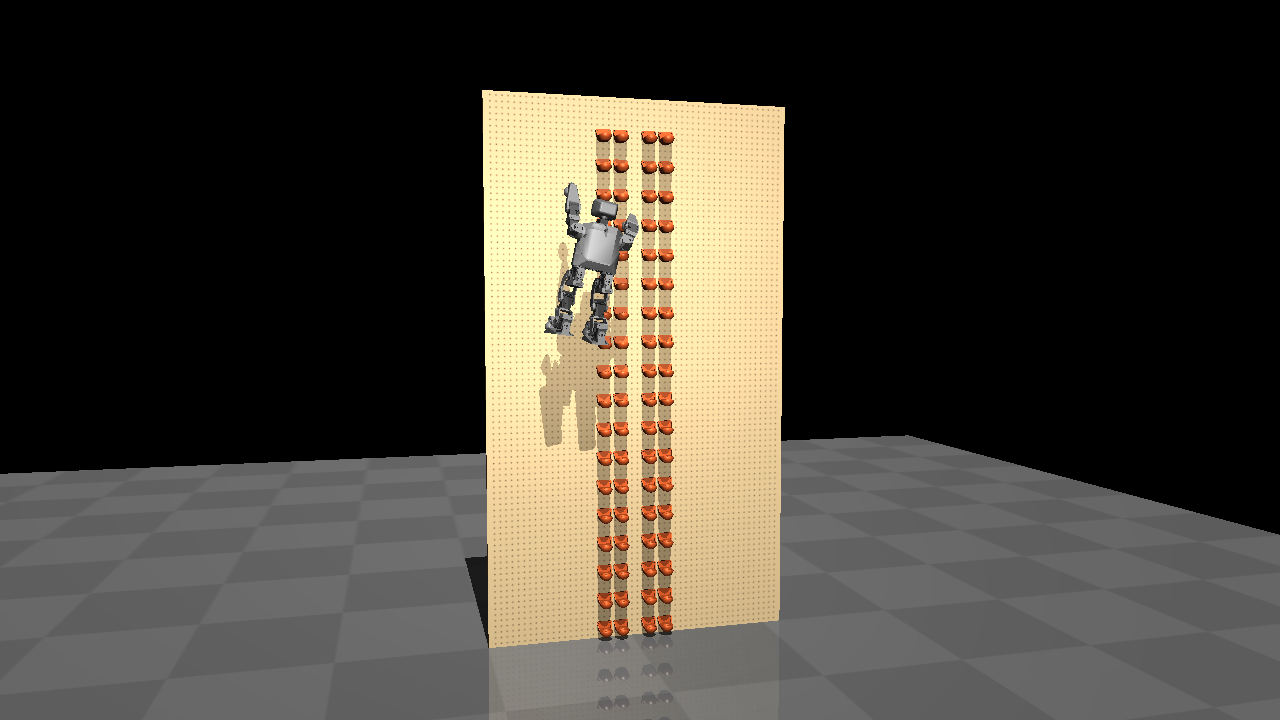
#> input picture data/perception/robot/scenes/000000/markerless_rgb_0.png, 1280 x 720 px
$ python -i rcr_native_geometry.py   (imports and definitions only)
#> lines starting #> are read from the running program, lines starting #| are printed output that depends on the picture; after the words box and inside, x2 and y2 are one past the last pixel; in counts of white or black regions, pixels touching at a corner belong together
#> further down, picture is the input picture: shape (720, 1280, 3); mean B, G, R 55.2, 64.1, 68.9
"""Image-only geometry for the pinned native RCR generator.

The public generator uses three emissive hold paints and flat triangular volume
faces (its triangle meshes have no UV coordinates). These are explicit synthetic
scene priors, not assumptions for camera photographs. No scene labels are read.
"""

import cv2
import numpy as np
from scipy.ndimage import distance_transform_edt


def paint_masks(rgb):
    x = rgb.astype(float)
    r, g, b = np.moveaxis(x, -1, 0)
    # Emission sets a lower bound before the additive scene illumination.
    return [
        (r >= 235) & (r - g > 40) & (r - b > 40),
        (g >= 195) & (g - r > 30) & (g - b > 10),
        (b >= 230) & (b - r > 30) & (b - g > 5),
    ]


def flat_faces(rgb):
    """Find sizeable, nearly constant non-background material components."""
    kernel = np.ones((3, 3), np.uint8)
    spread = cv2.dilate(rgb, kernel).astype(int) - cv2.erode(rgb, kernel).astype(int)
    flat = spread.max(-1) <= 1
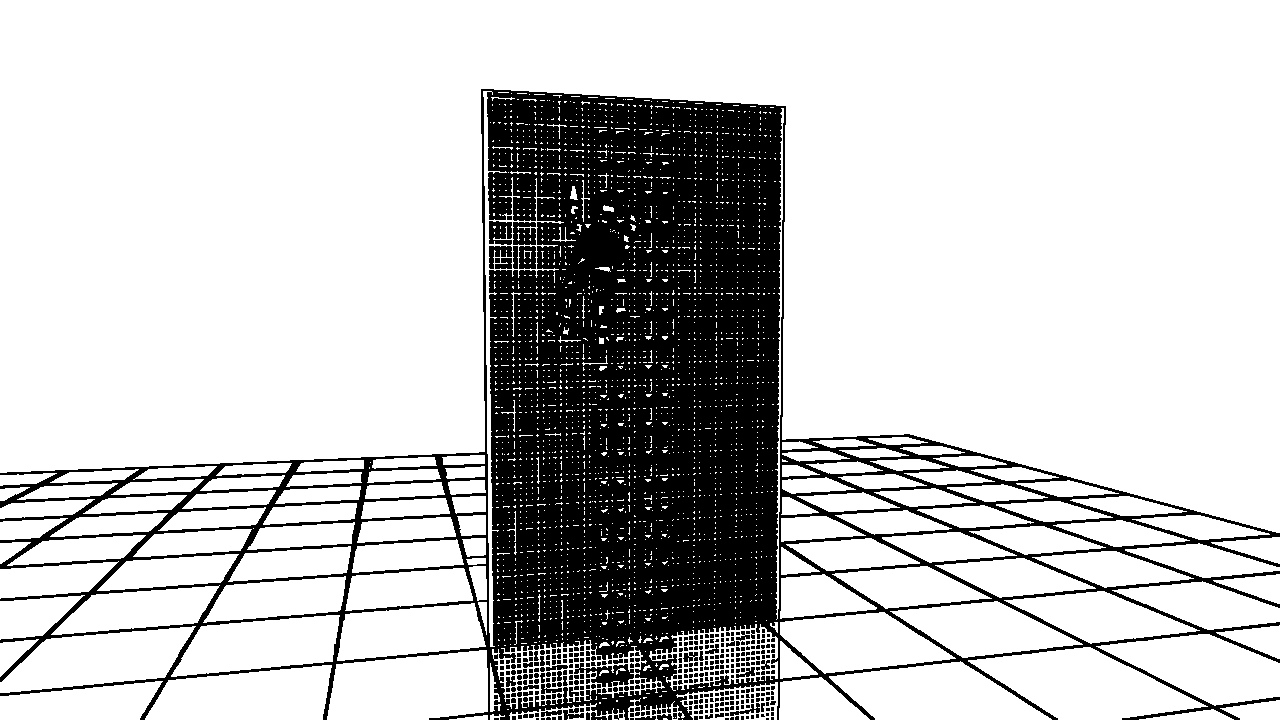
#> flat: shape (720, 1280) bool; 78.1% white; 410 black regions (339 under 20 px), largest, box (x1, y1, x2, y2) and area: (0, 89, 1280, 720) 191429, (574, 663, 634, 687) 732, (489, 221, 512, 245) 459
    colors, counts = np.unique(rgb[flat], axis=0, return_counts=True)
#> colors = 821 rows, first 8: [0, 0, 0], [8, 18, 44], [8, 19, 46], [18, 18, 18], [21, 21, 21], [23, 23, 23], [24, 24, 24], [25, 25, 25]; counts = 821 values, max 486920 at index 0, min 1 at index 1, mean 877.2
    background = np.median(np.concatenate([rgb[0], rgb[-1], rgb[:, 0], rgb[:, -1]]), axis=0)
#> background = [0, 0, 0]
    paints = np.logical_or.reduce(paint_masks(rgb))
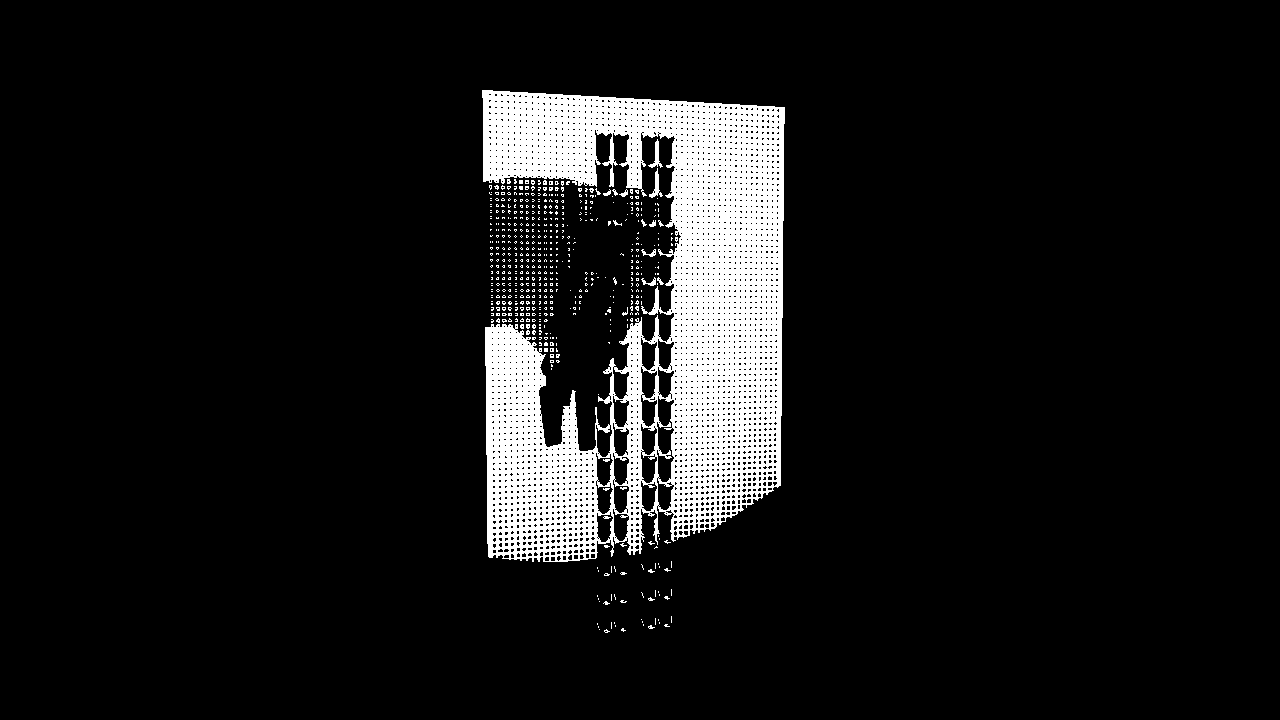
#> paints: shape (720, 1280) bool; 8.9% white; 567 white regions (554 under 20 px), largest, box (x1, y1, x2, y2) and area: (482, 90, 785, 562) 78547, (648, 139, 663, 168) 135, (649, 168, 663, 198) 135
    used = np.zeros(rgb.shape[:2], bool)
    result = []
    for color in colors[np.argsort(counts)[::-1]][counts[np.argsort(counts)[::-1]] >= 60]:
        if np.linalg.norm(color - background) < 1:
            continue
        mask = (np.max(np.abs(rgb.astype(np.int16) - color), axis=-1) <= 3) & ~paints & ~used
        n, labels, stats, centers = cv2.connectedComponentsWithStats(mask.astype(np.uint8))
        for idx in range(1, n):
            x, y, w, h, area = stats[idx]
            if not (70 <= area <= 13000 and 5 <= w <= 180 and 5 <= h <= 150):
                continue
            m = labels == idx
            if (m & flat).sum() < 35:
                continue
            used |= m
            contour = max(
                cv2.findContours(m.astype(np.uint8), cv2.RETR_EXTERNAL, cv2.CHAIN_APPROX_SIMPLE)[0],
                key=cv2.contourArea,
            )
            hull = cv2.convexHull(contour)
            poly = cv2.approxPolyDP(hull, 1.5, True).reshape(-1, 2).astype(float) + 0.5
            if len(poly) != 3:
                area_triangle, tri = cv2.minEnclosingTriangle(hull)
                if tri is not None and area_triangle / max(cv2.contourArea(hull), 1) < 1.3:
                    poly = tri.reshape(-1, 2).astype(float) + 0.5
            result.append(
                dict(mask=m, color=color, area=int(area), center=centers[idx], polygon=poly)
            )
#> this loop made 132 passes
#> (color, n) on passes 2 to 13: ([95, 95, 95], 122), ([94, 94, 94], 78), ([103, 103, 103], 225), ([104, 104, 104], 207), ([92, 92, 92], 71), ([96, 96, 96], 1071), ([105, 105, 105], 240), ([106, 106, 106], 276), ([107, 107, 107], 246), ([102, 102, 102], 927), ([97, 97, 97], 1268), ([93, 93, 93], 277)
#> pass 3, in flat_faces, `n, labels, stats, centers = cv2.connectedComponentsWithStats(mask.asty..`:
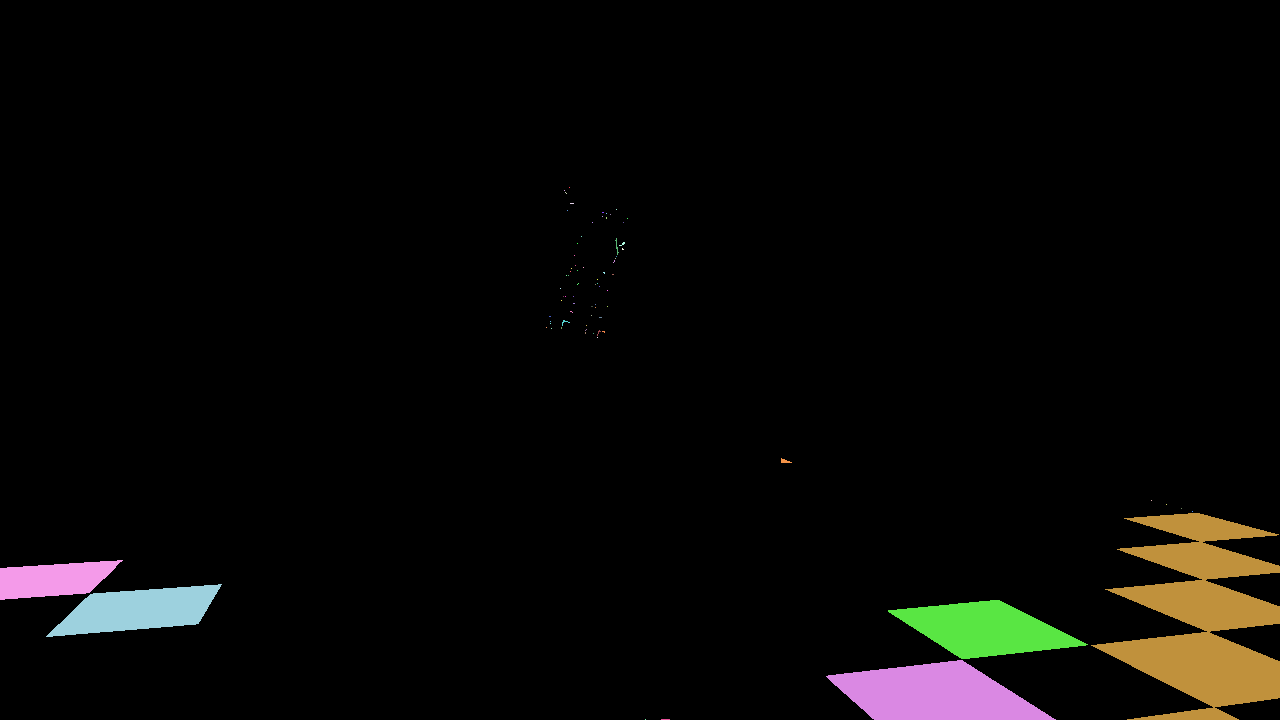
#> labels: shape (720, 1280) int32; 78 distinct labels, from 0 to 77; one colour per label, 0 black
#> after the loop:
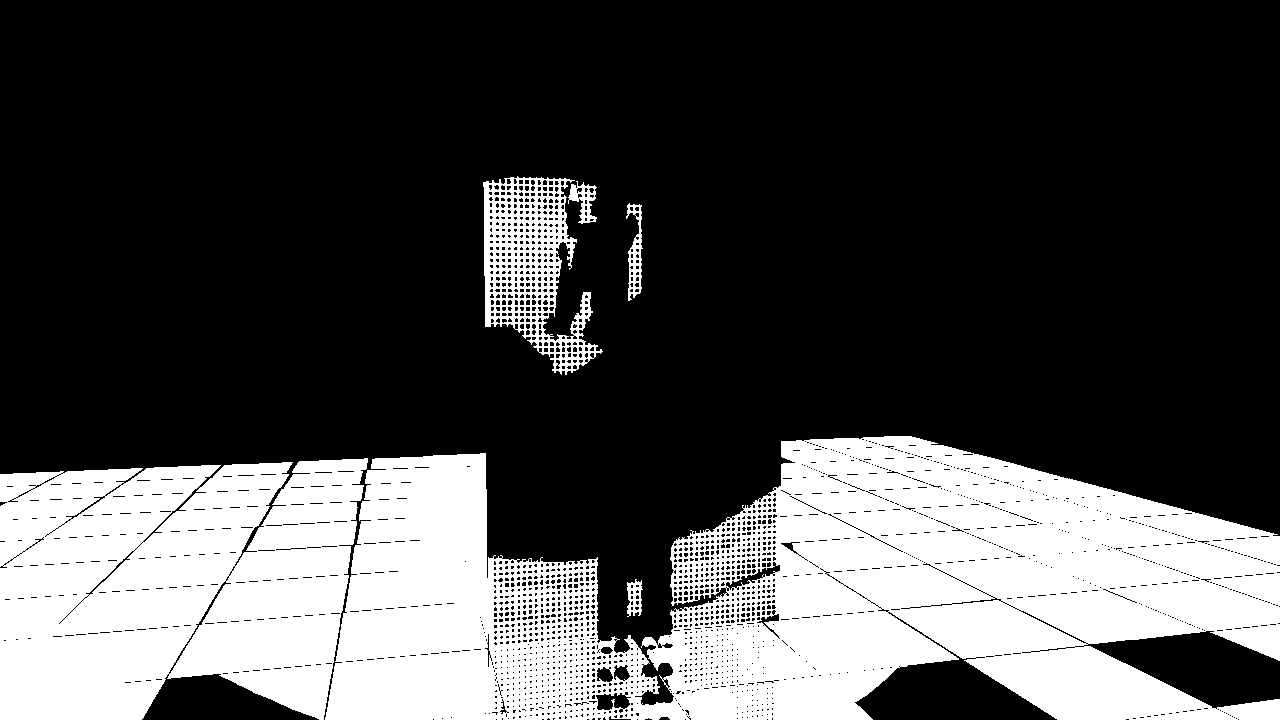
#> used: shape (720, 1280) bool; 29.1% white; 6 white regions, box (x1, y1, x2, y2) and area: (325, 436, 1280, 720) 176697, (0, 458, 368, 720) 79845, (483, 176, 603, 375) 10260, (626, 203, 643, 301) 745, (568, 181, 597, 224) 553, (627, 579, 643, 617) 372
#> after the loop, area_triangle = 1210; result = 152 items; tri = [[632.4, 329.9], [542, 360], [562.1, 380.1]]
    return result, used


def wall_point(pixel, k, t):
    ray = t[:3, :3].T @ np.linalg.solve(k, np.r_[pixel, 1.0])
    origin = -t[:3, :3].T @ t[:3, 3]
    return origin - ray * origin[2] / ray[2]


FACES = ((0, 1, 3), (1, 2, 3), (2, 0, 3))


def project_many(points, k, t):
    cam = points @ t[:3, :3].T + t[:3, 3]
    q = cam @ k.T
    return q[:, :2] / q[:, 2:]


def triangle_mask(poly, origin, shape, scale=4):
    h, w = shape
    out = np.zeros((h * scale, w * scale), np.uint8)
    cv2.fillConvexPoly(out, np.rint((poly - origin) * scale - 0.5).astype(np.int32), 1)
    return cv2.resize(out.astype(np.float32), (w, h), interpolation=cv2.INTER_AREA)


def soft_region(rgb, mask):
    """Estimate antialias coverage from nearby interior/exterior RGB samples."""
    hard = mask.astype(np.uint8)
    kernel = np.ones((3, 3), np.uint8)
    inside = cv2.erode(hard, kernel) > 0
    if not inside.any():
        inside = mask
    outside = cv2.dilate(hard, kernel) == 0
    if not outside.any():
        return hard.astype(float)
    _, ci = distance_transform_edt(~inside, return_indices=True)
    _, bi = distance_transform_edt(~outside, return_indices=True)
    c = rgb[ci[0], ci[1]].astype(float)
    b = rgb[bi[0], bi[1]].astype(float)
    delta = c - b
    contrast = (delta * delta).sum(-1)
    alpha = np.clip(((rgb.astype(float) - b) * delta).sum(-1) / np.maximum(contrast, 1), 0, 1)
    band = (cv2.dilate(hard, kernel) > 0) & ~inside
    return np.where(band & (contrast > 100), alpha, hard).astype(np.float32)

>>> import cv2
>>> picture = cv2.imread('../../../../../data/perception/robot/scenes/000000/markerless_rgb_0.png')
>>> result = flat_faces(picture)
